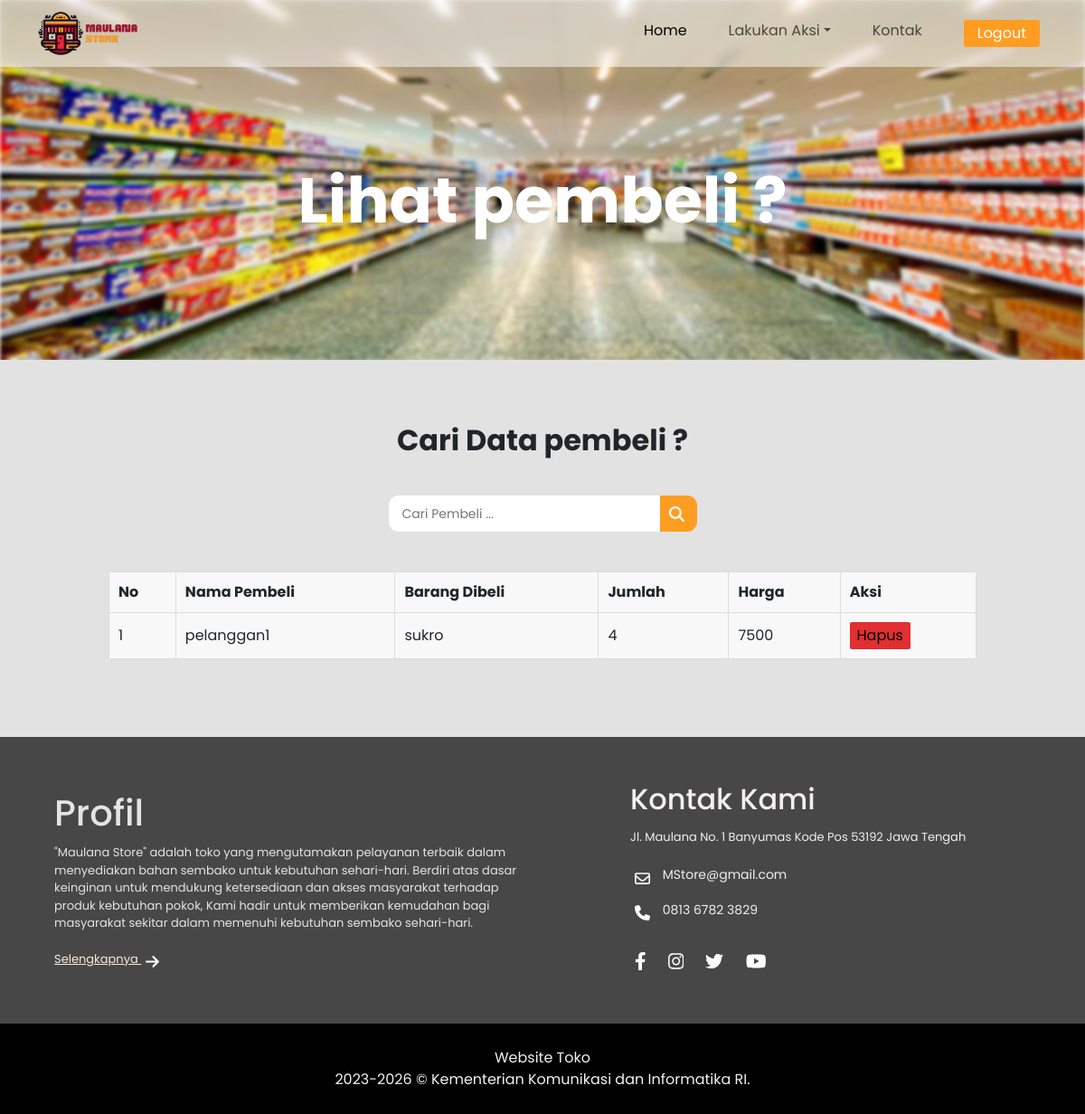
The page /website/tampilkan.php?hal=pembeli (signed in) on the database its author committed.
### tables this page shows
CREATE TABLE `tblpembeli` (
  `id` int(11) NOT NULL AUTO_INCREMENT,
  `nama_pembeli` varchar(255) DEFAULT NULL,
  `barang_dibeli` varchar(255) DEFAULT NULL,
  `jumlah` int(12) DEFAULT NULL,
  `jumlah_harga` int(12) DEFAULT NULL,
  PRIMARY KEY (`id`)
);

### website/tampilkan.php (the view, shortened to what this page needs)
<?php
include '../operator/koneksi.php';
$hal = $_GET["hal"];
?>
<!DOCTYPE html>
<html lang="en">
  <head>
    <link rel="stylesheet" href="tampilkan.css" />
    <link
      href="https://cdn.jsdelivr.net/npm/bootstrap@5.3.2/dist/css/bootstrap.min.css"
      rel="stylesheet"
    />
  </head>
  <body style="font-family: 'Poppins', sans-serif">
    <nav
      class="navbar navbar-expand-lg position-fixed"
      style="width: 100%; padding: 13px 30px 13px 30px; background-color: rgba(255, 255, 255, 0.5); backdrop-filter: blur(5px)"
    >
      <div class="container-fluid">
        <img src="../img/foto-logo.png" alt="logo" width="110px" />
        <div class="collapse navbar-collapse" id="navbarNavDropdown">
          <ul class="navbar-nav ms-auto" style="gap: 30px">
            <li class="nav-item">
              <a class="nav-link active" aria-current="page" href= <?php if ($_SESSION['user'] == 'admin'){
                echo "landing-page.php";
              } else{
                echo "landing-page-user.php";
              } ?>>Home</a>
            </li>
            <li class="nav-item dropdown">
              <a class="nav-link dropdown-toggle" href="#" role="button" data-bs-toggle="dropdown" aria-expanded="false">Lakukan Aksi</a>
            </li>
            <li class="nav-item">
              <?php if ($_SESSION['user'] == 'admin'){
                echo "<a class='nav-link' href='massage.php?hal=edit'>Kontak Masuk</a>";
              } else {
                echo "<a class='nav-link' href='kontak-user.php'>Kontak</a>";
              }?>
            </li>
            <li class="nav-item" data-bs-toggle="modal" data-bs-target="#exampleModal">
              <a class="nav-link logout" href="#"><button>Logout</button></a>
            </li>
          </ul>
        </div>
      </div>
    </nav>
    <header class="cover" style="color: #ffffff">
      <img class="bg" src="../img/foto-toko.jpg" alt="maulana" />
      <div class="user">
        <h1><?php if ($_GET['hal'] == 'beli'){
          echo 'Beli Barang Nih 😁';
        }elseif($_GET['hal'] == 'stock'){
          echo 'Lihat Stock Apa Nih ?';
        }elseif($_GET['hal'] == 'pembeli'){
          echo 'Lihat pembeli ?';
        }else{
          echo 'Edit Barang apa Nih ?';
        };
        ?></h1>
      </div>
    </header>
    <div class="judul">
      <h2><?php if ($_GET['hal'] == 'beli'){
          echo 'Mau Beli Barang Apa Nih ?';
        }elseif($_GET['hal'] == 'stock'){
          echo 'Mau Lihat Stock Apa Nih ?';
        }elseif($_GET['hal'] == 'pembeli'){
          echo 'Cari Data pembeli ?';
        }else{
          echo 'Mau Edit Barang apa Nih ?';
        };
        ?></h2>
    </div>
    <div class="serch">
      <input type="search" placeholder="<?php if($_GET['hal'] == 'pembeli'){
        echo 'Cari Pembeli ...';
      }else{
        echo 'Cari Barang ...';
      } ?>"/>
      <button type="submit">
      </button>
    </div>
    <main>
      <table class="data-penduduk">
      <?php
      $baris = 1;
      $sql = "SELECT * FROM tblbarang";
      $hasil = $koneksi -> query($sql);
        if ($_GET['hal'] == 'beli'){
          echo "<tr>";
            echo "<th>No</th>";
            echo "<th>Nama Barang</th>";
            echo "<th>Stock</th>";
            echo "<th>Harga</th>";
            echo "<th>Aksi</th>";
          echo "</tr>";
          while ($row = $hasil -> fetch_assoc()){
          echo "<tr>";
          $nama = $row['nama_barang'];
            echo "<td data-th='No'>".$baris."</td>";
            echo "<td data-th='Nama'>".$row['nama_barang']."</td>";
            echo "<td data-th='Stock'>".$row['stock']."</td>";
            echo "<td data-th='Harga'>".$row['harga']."</td>";
            echo "<td data-th='Aksi'><button class='beli' id='$nama'  onclick='edit(this,\"$hal\")' >Beli</a></button></td>";
          echo "</tr>";
          $baris++;
          };
        }elseif ($_GET['hal'] == 'pembeli'){
          $pembeli = "SELECT * FROM tblpembeli";
          $hasilBeli = $koneksi -> query($pembeli);
          echo "<tr>";
            echo "<th>No</th>";
            echo "<th>Nama Pembeli</th>";
            echo "<th>Barang Dibeli</th>";
            echo "<th>Jumlah</th>";
            echo "<th>Harga</th>";
            echo "<th>Aksi</th>";
          echo "</tr>";
          while ($row = $hasilBeli -> fetch_assoc()){
          echo "<tr>";
          $nama = $row['nama_pembeli'];
            echo "<td data-th='No'>".$baris."</td>";
            echo "<td data-th='Nama Pembeli'>".$row['nama_pembeli']."</td>";
            echo "<td data-th='Barang Dibeli'>".$row['barang_dibeli']."</td>";
            echo "<td data-th='Jumlah'>".$row['jumlah']."</td>";
            echo "<td data-th='Total Harga'>".$row['jumlah_harga']."</td>";
            echo "<td data-th='Aksi'><button class='hapus' id='$nama'  onclick='hapus(this,\"$hal\")' >Hapus</a></button></td>";
          echo "</tr>";
          $baris++;
          }
        };
        ?>
      </table>
  </main>
    <footer>
      <div class="profil">
        <div class="fot-1">
          <h1 style="margin-bottom: 10px">Profil</h1>
          "Maulana Store" adalah toko yang mengutamakan pelayanan terbaik dalam menyediakan bahan sembako untuk kebutuhan sehari-hari. Berdiri atas
          dasar keinginan untuk mendukung ketersediaan dan akses masyarakat terhadap produk kebutuhan pokok, Kami hadir untuk memberikan kemudahan
          bagi masyarakat sekitar dalam memenuhi kebutuhan sembako sehari-hari.<br /><br />
          <a href="" style="color: antiquewhite; text-decoration: underline"
            >Selengkapnya
          </a>
        </div>
      </div>
      <div class="fot-2">
        <h2 style="margin-bottom: 10px">Kontak Kami</h2>
        <span style="font-size: 13px"> Jl. Maulana No. 1 Banyumas Kode Pos 53192 Jawa Tengah</span>
        <div class="kontak">
          <p style="font-size: 14px">
            MStore@gmail.com
          </p>
          <p style="font-size: 14px">
            0813 6782 3829
          </p>
        </div>
        <div class="image">
          <svg xmlns="http://www.w3.org/2000/svg" height="1em" viewBox="0 0 320 512">
            <path
              d="M279.14 288l14.22-92.66h-88.91v-60.13c0-25.35 12.42-50.06 52.24-50.06h40.42V6.26S260.43 0 225.36 0c-73.22 0-121.08 44.38-121.08 124.72v70.62H22.89V288h81.39v224h100.17V288z"
            />
          </svg>
        </div>
      </div>
    </footer>
    <footer class="copy">
      <div class="fot-1-2">Website Toko <br />2023-2026 © Kementerian Komunikasi dan Informatika RI.</div>
    </footer>
  </body>
</html>

### website/tampilkan.css (style rules this page uses)
* { margin: 0; padding: 0; }
nav { z-index: 999; }
.logout button { padding: 3px 15px; border-radius: 3px; background-color: #fe9d21; color: #fff; border: none; outline: none; }
.cover { height: 400px; }
.bg { display: flex; justify-items: center; position: absolute; width: 100%; filter: blur(2px); height: 400px; background-size: cover; z-index: -99; }
.user { display: flex; flex-direction: column; align-items: center; padding-top: 180px; }
.user h1 { font-weight: bold; font-size: 70px; }
.judul { display: flex; justify-content: center; width: 100%; background-color: #e2e2e2; height: 130px; margin-top: -2px; padding-top: 70px; }
.judul h2 { font-weight: bold; }
.serch { display: flex; justify-content: center; padding: 20px 0 30px 0; background-color: #e2e2e2; }
.serch input { width: 300px; height: 40px; font-size: 14px; border-radius: 11px 0 0 11px; border: none; padding: 2px 5px 2px 15px; outline: none; }
.serch button { border: none; outline: none; padding-bottom: 5px; padding-right: 14px; padding-left: 5px; border-radius: 0 11px 11px 0; background-color: #fe9d21; }
main { display: flex; justify-content: center; width: 100%; margin-top: -2px; background-color: #e2e2e2; padding-bottom: 70px; height: fit-content; }
table { margin: 1em 1em; justify-content: center; width: 80%; background-color: #f8f8f8; padding: 5px; border-radius: 3px; overflow: hidden; }
tr button { padding: 3px 24px; background-color: #64dc34; border: none; outline: none; border-radius: 2px; }
button.hapus { padding: 3px; width: 67px; background-color: #e12f32; border: none; outline: none; border-radius: 2px; }
.data-penduduk tr th:nth-child(1), .data-penduduk tr td:nth-child(1) { border: 1px solid #dbdddd; border-left: 1px solid #dbdddd; }
.data-penduduk tr { border: 1px solid #dbdddd; border-bottom: 1px solid #dbdddd; border-color: #dbdddd; }
.data-penduduk td::before { display: none; }
.data-penduduk th, .data-penduduk td { display: table-cell; padding: 0.25em 0.5em; padding: 10px !important; }
.data-penduduk th, .data-penduduk td { padding-right: 0; border: 0.5px solid #dbdddd; }
footer { width: 100%; height: fit-content; display: flex; flex-wrap: wrap; background-color: #474747; user-select: red; }
.profil { display: flex; flex: 1; }
.fot-1 { font-size: 13px; color: rgb(228, 228, 228); padding: 60px; }
.fot-2 { flex: 0.7; padding: 50px; color: #f3efef; }
.kontak { margin-top: 20px; }
.kontak svg { margin-right: 10px; }
.image { margin-top: 30px; display: flex; width: 150px; justify-content: space-between; }
.image svg { height: 20px; }
footer.copy { display: flex; height: 100px; width: 100%; justify-content: center; color: #f3efef; background-color: #000000; }
.fot-1-2 { text-align: center; display: flex; align-items: center; height: 100px; }

### website/tampilkan.php (style rules this page uses)
svg { fill: #ffffff; margin-left: 5px; }
svg { fill: #ffffff; height: 17px; margin-top: 5px; }

### rows shown on the page
tblpembeli: nama_pembeli "pelanggan1", barang_dibeli "sukro", jumlah "4", jumlah_harga "7500"
